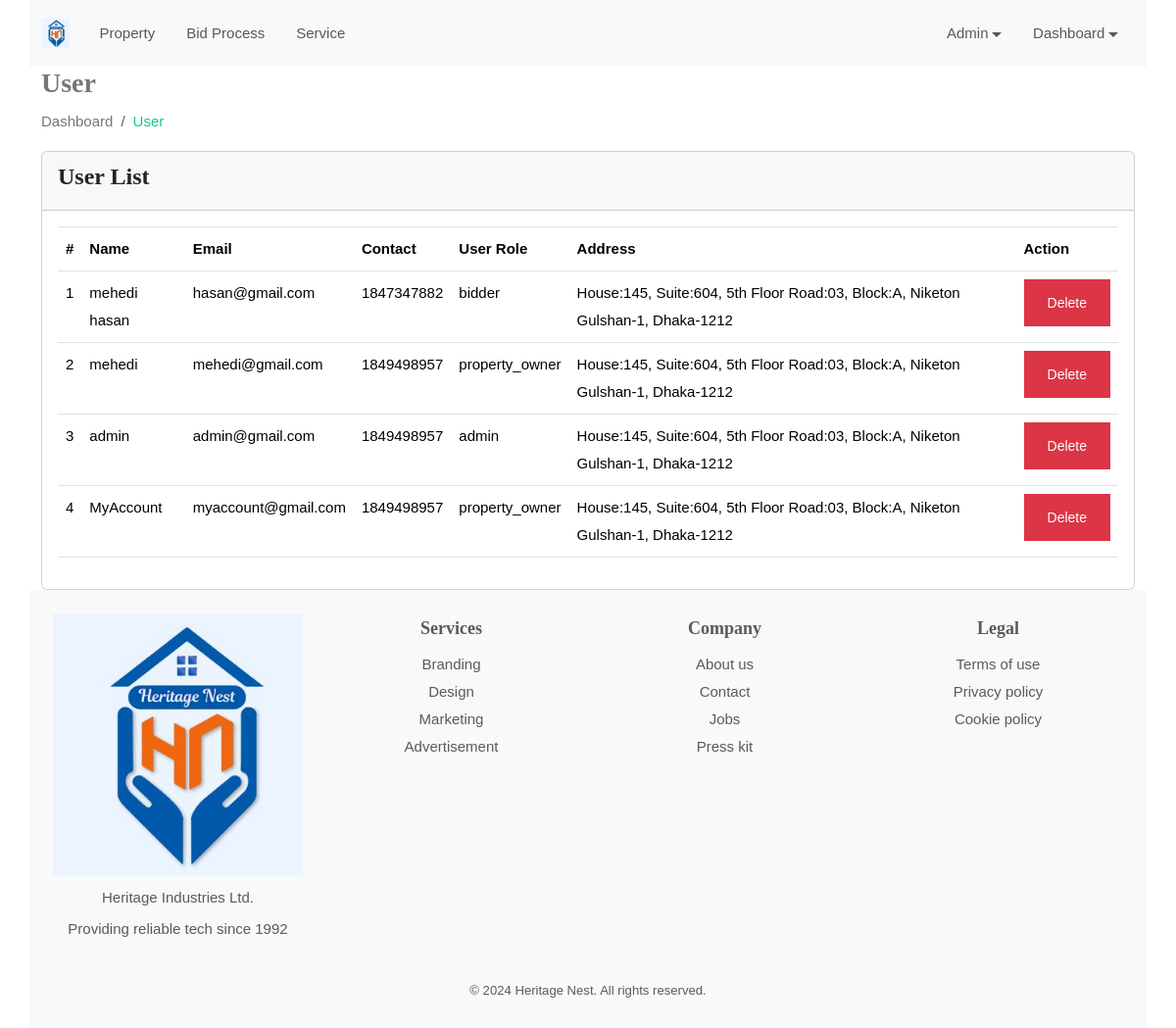
The app's page /manage_users.php (signed in) with its own data.
### tables this page shows
CREATE TABLE `users` (
  `id` bigint(20) unsigned NOT NULL AUTO_INCREMENT,
  `user_name` varchar(100) DEFAULT NULL,
  `email` varchar(100) DEFAULT NULL,
  `password` varchar(100) DEFAULT NULL,
  `phone` int(15) DEFAULT NULL,
  `address` varchar(255) DEFAULT NULL,
  `role_id` int(11) unsigned NOT NULL,
  `created_at` datetime DEFAULT NULL,
  PRIMARY KEY (`id`),
  KEY `role_id` (`role_id`),
  CONSTRAINT `users_ibfk_1` FOREIGN KEY (`role_id`) REFERENCES `role` (`id`) ON DELETE CASCADE ON UPDATE CASCADE
);

CREATE TABLE `role` (
  `id` int(11) unsigned NOT NULL AUTO_INCREMENT,
  `role_name` varchar(255) DEFAULT NULL,
  `permission_name` varchar(255) DEFAULT NULL,
  `status` tinyint(4) DEFAULT NULL,
  `created_at` datetime DEFAULT NULL,
  PRIMARY KEY (`id`)
);

### manage_users.php (the view, shortened to what this page needs)
<?php include('partials/header.php');
include 'functions/db.php';
$base_url = '/property_bid_project/';?>
<div class="page-wrapper">
                <div class="content container">
					<div class="page-header">
						<div class="row">
							<div class="col">
								<h3 class="page-title">User</h3>
								<ul class="breadcrumb">
									<li class="breadcrumb-item"><a href="home.php">Dashboard</a></li>
									<li class="breadcrumb-item active">User</li>
								</ul>
							</div>
						</div>
					</div>
					<div class="row">
						<div class="col-sm-12">
							<div class="card">
								<div class="card-header">
									<h4 class="card-title">User List</h4>
								</div>
								<div class="card-body">
									<table id="basic-datatable" class="table table-bordered table-hover">
                                            <thead>
                                                <tr>
                                                    <th>#</th>
                                                    <th>Name</th>
                                                    <th>Email</th>
                                                    <th>Contact</th>
                                                    <th>User Role</th>
                                                    <th>Address</th>
                                                    <th>Action</th>
                                                </tr>
                                            </thead>
                                            <tbody>
											<?php
												$sql = "SELECT users.*, role.role_name
                                                FROM users
                                                JOIN role ON users.role_id = role.id
                                               ";
                                                $query = $conn->prepare($sql);
                                                $query->execute();
                                                $cnt=1;
                                                while ($row = $query->fetch(PDO::FETCH_ASSOC))
													{
											?>
                                                <tr>
                                                    <td><?php echo $cnt; ?></td>
                                                    <td><?php echo $row['user_name']; ?></td>
                                                    <td><?php echo $row['email']; ?></td>
                                                    <td><?php echo $row['phone']; ?></td>
                                                    <td><?php echo $row['role_name']; ?></td>
                                                    <td><?php echo $row['address']; ?></td>
                                                    <td><a href="userdelete.php?id=<?php echo $row['id']; ?>"><button class="btn btn-danger">Delete</button></a></td>
                                                </tr>
                                                <?php
												$cnt=$cnt+1;
												}
												?>
                                            </tbody>
                                        </table>
								</div>
							</div>
						</div>
					</div>
				</div>
			</div>
 <?php include('partials/footer.php')?>

### assets/css/color.css (style rules this page uses)
:root { --theme-ordinary-color: #74777b; }
:root { --theme-primary-color: #17c788; }
:root { --theme-secondary-color: #0d1432; }
:root { --theme-white-color: #fff; }
:root { --theme-light-color: #f8f8f8; }
:root { --theme-gray-color: #f5f5f5; }
:root { --theme-footer-color: #091b4b; }
:root { --theme-dark-color: #091b4b; }
:root { --text-light-color: #a3a7af; }
:root { --theme-primary-opacity-color: rgba(11, 191, 141, .8); }
:root { --theme-secondary-opacity-color: rgba(13,20,50,0.7); }
:root { --theme-white-opacity-color: rgba(255, 255, 255, 0.3); }
:root { --theme-dark-opacity-color: rgba(0, 0, 0, 0.5); }
:root { --theme-ordinary-font: 'Muli', sans-serif; }
:root { --theme-highlight-font: 'Comfortaa', cursive; }

### assets/css/style.css (style rules this page uses)
.container, .container-fluid { transition: all 0.6s ease 0s; -moz-transition: all 0.6s ease 0s; -webkit-transition: all 0.6s ease 0s; -o-transition: all 0.6s ease 0s; }
.text-ordinary, a.text-ordinary, .text-ordinary a, body, .dropdown-item, .footer-widget li a, .text-ordinary .jslider .jslider-label, .breadcrumb-item > a, .list-text-white a.dropdown-item { color: var(--theme-ordinary-color); }
.icon-primary, .icon-primary i, .icon-primary svg, .hover-primary-nav .navbar-nav .nav-link.active, .hover-primary-nav .navbar-nav .nav-link:hover, .top-header .dropdown-toggle::after, .footer-widget li a:hover, .check-submit li input[type="checkbox"]:checked + label::before, .property-btn li a.active, .property-btn li a:hover, .hover-primary-nav .navbar-nav .nav-link:hover, .breadcrumb-item > a:hover, .copyright .line-menu a:hover, .dashboard-top-left .dropdown-toggle::before, .dashboard-panel .message-list .message-action a:hover, .breadcrumb-item.active, .navigation_link_widget li a:hover, .flat-primary [class^="flaticon-"]::before, .list-text-white a.dropdown-item:hover { color: var(--theme-primary-color); }
.transation-3s, .transation-3s:hover, .hover-zoomer img, .hover-bg-white, a, a:hover, .btn, .btn:hover, .radio-check label, .message-list li .message-action, .timeline-item .circle, .timeline-item .date-time, .clip-item .fa-times { -moz-transition: all 300ms ease-in-out 0s; -webkit-transition: all 300ms ease-in-out 0s; -o-transition: all 300ms ease-in-out 0s; -ms-transition: all 300ms ease-in-out 0s; transition: all 300ms ease-in-out 0s; }
body { font-family: var(--theme-ordinary-font); font-size: 15px; line-height: 28px; }
h1, .h1, h2, .h2, h3, .h3, h4, .h4, h5, .h5, h6, .h6 { font-family: var(--theme-highlight-font); font-weight: 700; }
h4, .h4 { line-height: 35px; }
ul, ol { padding: 0; margin: 0; list-style: none; }
a, a:hover, .btn-link, .btn-link:hover { text-decoration: none; cousor: pointer; }
button, button:focus { border: none; outline: none; }
.btn { padding: 0px 23px; font-size: 14px; border-radius: 0; line-height: 46px; font-weight: 500; }
::placeholder { font: var(--theme-ordinary-font); font-size: 15px; font-weight: 400; color: #fff; }
table td, table th { border: none; padding: 10px 15px; }

### records on screen
users: user_name "mehedi hasan", email "hasan@gmail.com", phone "1847347882", role.role_name "bidder", address "House:145, Suite:604, 5th Floor Road:03, Block:A, Niketon Gulshan-1, Dhaka-1212"
users: user_name "mehedi", email "mehedi@gmail.com", phone "1849498957", role.role_name "property_owner", address "House:145, Suite:604, 5th Floor Road:03, Block:A, Niketon Gulshan-1, Dhaka-1212"
users: user_name "admin", email "admin@gmail.com", phone "1849498957", role.role_name "admin", address "House:145, Suite:604, 5th Floor Road:03, Block:A, Niketon Gulshan-1, Dhaka-1212"
users: user_name "MyAccount", email "myaccount@gmail.com", phone "1849498957", role.role_name "property_owner", address "House:145, Suite:604, 5th Floor Road:03, Block:A, Niketon Gulshan-1, Dhaka-1212"
